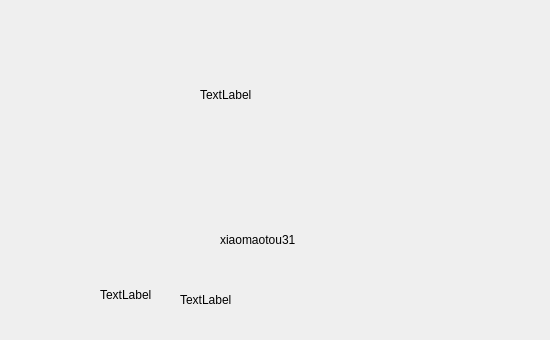
<?xml version="1.0" encoding="UTF-8"?>
<ui version="4.0">
 <class>AboutMySelf</class>
 <widget class="QDialog" name="AboutMySelf">
  <property name="geometry">
   <rect>
    <x>0</x>
    <y>0</y>
    <width>550</width>
    <height>340</height>
   </rect>
  </property>
  <property name="windowTitle">
   <string>关于</string>
  </property>
  <widget class="QLabel" name="MyNameLable">
   <property name="geometry">
    <rect>
     <x>220</x>
     <y>230</y>
     <width>110</width>
     <height>20</height>
    </rect>
   </property>
   <property name="styleSheet">
    <string notr="true">font: 75 11pt &quot;微软雅黑&quot;;</string>
   </property>
   <property name="text">
    <string>xiaomaotou31</string>
   </property>
   <property name="textFormat">
    <enum>Qt::AutoText</enum>
   </property>
  </widget>
  <widget class="QLabel" name="MyheadLabel">
   <property name="geometry">
    <rect>
     <x>200</x>
     <y>20</y>
     <width>150</width>
     <height>150</height>
    </rect>
   </property>
   <property name="minimumSize">
    <size>
     <width>150</width>
     <height>150</height>
    </size>
   </property>
   <property name="maximumSize">
    <size>
     <width>150</width>
     <height>150</height>
    </size>
   </property>
   <property name="text">
    <string>TextLabel</string>
   </property>
  </widget>
  <widget class="QLabel" name="UrlLabel">
   <property name="geometry">
    <rect>
     <x>180</x>
     <y>290</y>
     <width>200</width>
     <height>20</height>
    </rect>
   </property>
   <property name="text">
    <string>TextLabel</string>
   </property>
  </widget>
  <widget class="QLabel" name="GithubLabel">
   <property name="geometry">
    <rect>
     <x>100</x>
     <y>280</y>
     <width>54</width>
     <height>30</height>
    </rect>
   </property>
   <property name="minimumSize">
    <size>
     <width>30</width>
     <height>30</height>
    </size>
   </property>
   <property name="text">
    <string>TextLabel</string>
   </property>
  </widget>
 </widget>
 <resources/>
 <connections/>
</ui>
